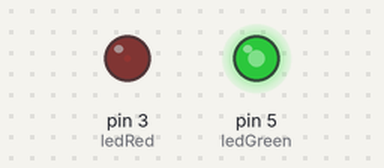
A sketch run on a simulated Arduino Uno, built with avr-gcc and run on an emulated ATmega328P. Parts: output pins drawn as LEDs (lit = HIGH).

Above: at 0.05 s.
At 0.15 s:
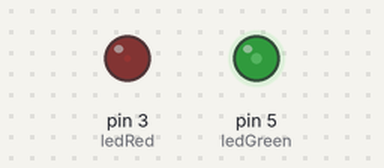
At 0.45 s:
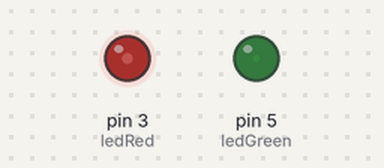
At 0.9 s:
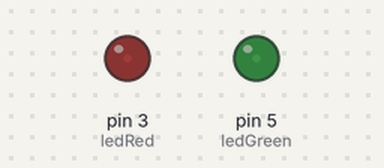
Timing chart, 0 to 3.0 s (numbered marks = the images above):
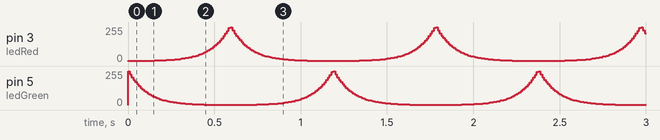

The sketch:

LedDimm.ino
```cpp
/* Reaction_Game.ino
   In this program are 4 sketches, each does a different task and what the sketch does is written above each
   @author <Valentin Adlgasser>
   @date <24-05-2018>
   @version <1.0>
   */

#define ledRed 3
#define ledGreen 5


//These variables have to be integers, if they're not the "for" loops don't work
int bRed = 0;   //integer that saves the brightness of the red LED

void setup() {
//Only used for the second task
  /*Serial.begin(9600);
  Serial.println("Please enter the brightness of the LED in percent");*/
}

void loop() {

  /*//task 1
  //Change the brightness between 20%, 50% and 75%
  analogWrite(ledRed, (20*2.55));
  delay(300);
  analogWrite(ledRed, (50*2.55));
  delay(300);
  analogWrite(ledRed, (75*2.55));
  delay(300);*/

  //task 2
  //Change brightness on the serial monitor
  /*//Loop to change the brightness
  if(Serial.available()){
  Serial.print(Serial.available());
  bRed = Serial.parseInt();
  bRed = bRed * 2.55;   //The user enters the brightness in percent, so I have to multiply his value by 2.55 to get a 8Bit-value
  //Serial.println(bRed);   //Prints the bit value to the monitor(Just for testing)
  analogWrite(ledRed, bRed);
  }*/

  //task 3
  //Change the brightness from 0% to 100% and back
/*//Loop to let the LED shine brighter and brighter
  for(bRed=0; bRed<=255; bRed++){
    analogWrite(ledRed, bRed);
    delay(10);
    }
  //Lopp to let the LED shine darker and darker
  for(bRed=255; bRed>=0; bRed--){
    analogWrite(ledRed, bRed);
    delay(10);
    }*/

  //task 4
  //Change the brighntess of the red LED from 0% to 100% while the green LED does the exact opposite
  //Loop to let the red LED shine brighter and brighter and the green LED does the opposite
  for(float i = 1; i<=255; i *= 1.1){
    analogWrite(ledRed, i);
    analogWrite(ledGreen, 255/i);
    delay(10);
    }
  //Loop to let the red LED shine darker and darker and the green LED does the opposite
  for(float i =255; i>=1; i/=1.1){
    analogWrite(ledRed, i);
    analogWrite(ledGreen, 255/i);
    delay(10);
    }

}
```
